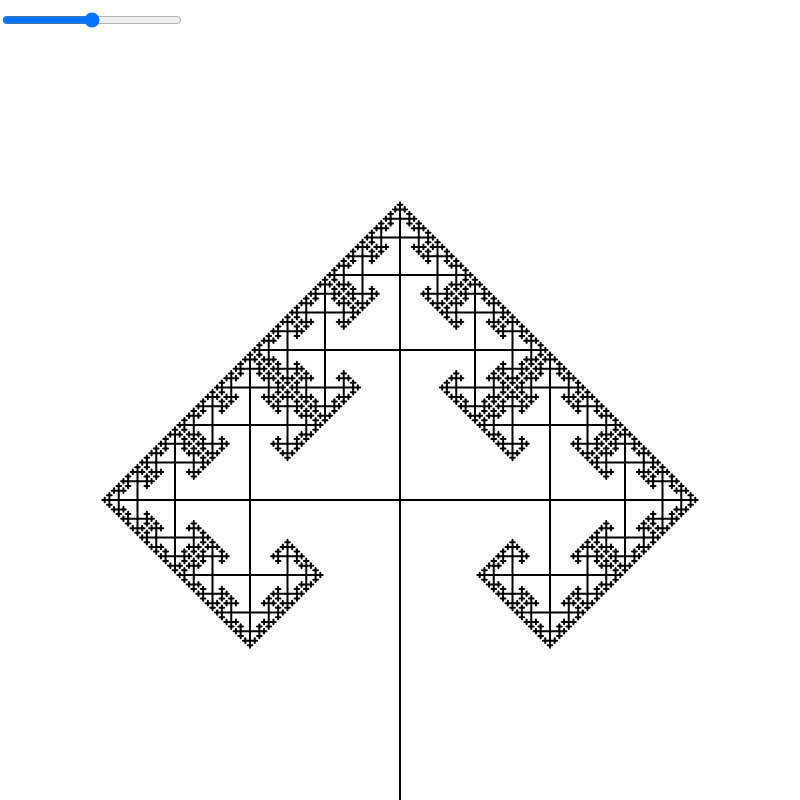
Frame 1 (no input)
Frame 2 (the mouse pressed at the canvas centre, redrawn once): identical to frame 1, image omitted

The p5.js sketch that drew this single still picture (run headless with seeded random() and noise() and a simulated clock; the mouse was pressed at the canvas centre and the sketch redrawn once):

// p5.js sketch
// ── sketch.js
let slider;
let change;

function setup() {
    createCanvas(800, 800);
    angleMode(DEGREES);

    slider = createSlider(0, 180, 90, 5);
    slider.position(width/2 - slider.length / 2, 10);
    slider.size(180);

    noLoop();
}

function draw() {
    background(255);
    change = slider.value();

    stroke(0);
    strokeWeight(2);

    let base = 300;
    line(width/2, height, width/2, height-base);

    let level    = 0;
    let maxLevel = 7;
    let angle    = 90;
    branch(base, angle, level + 1, maxLevel, width/2, height-base);
}

function branch(base, angle, level, maxLevel, startx, starty) {
    if (level > maxLevel) {
        return;
    }

    let newBase = base / 2;
    angle       = angle - change;
    let endx = startx + cos(angle)*newBase;
    let endy = starty - sin(angle)*newBase;
    line(startx, starty, endx, endy)

    branch(newBase, angle, level + 1, maxLevel, endx, endy);
    
    angle = angle + change;
    endx = startx + cos(angle)*newBase;
    endy = starty - sin(angle)*newBase;
    line(startx, starty, endx, endy)

    branch(newBase, angle, level + 1, maxLevel, endx, endy);

    angle = angle + change;
    endx = startx + cos(angle)*newBase;
    endy = starty - sin(angle)*newBase;
    line(startx, starty, endx, endy)

    branch(newBase, angle, level + 1, maxLevel, endx, endy);

    console.log(level, angle);
}

function mouseClicked() {
    change = slider.value()
    draw();
}
// ── introToRecursion.js
var x = 0;

function fib(num) {
  if (num == 1) {
    return 1
  } 

  // 1 will refer to the first num
  if (num == 2) {
    return 1
  }

  return fib(num - 2) + fib(num - 1);
}

function factorial(num) {
  if (num <= 1) {
    return 1
  }
  
  return num*factorial(num - 1);
}

function whatPurpose(runo) {
  x++;
  console.log("before ", runo, x);
  if (runo < 5) {
    whatPurpose(runo + 1);
  }
  console.log("after ", runo, x);
}

function setup() {
  createCanvas(600, 600);
  noLoop();
}

function draw() {
  background(220);
  // whatPurpose(0);
  console.log("Factorial of 1000 is", factorial(1000));
  console.log("The 100th fib num is\n", fib(100));
}

// ── style.css
html, body {
  margin: 0;
  padding: 0;
}

body {
  display: flex;
  justify-content: center;
  align-items: center;
  background-color: black;
}

canvas {
  display: block;
  position: absolute;
  top: 50%;
  left: 50%;
  transform: translate(-50%, -50%);
}
